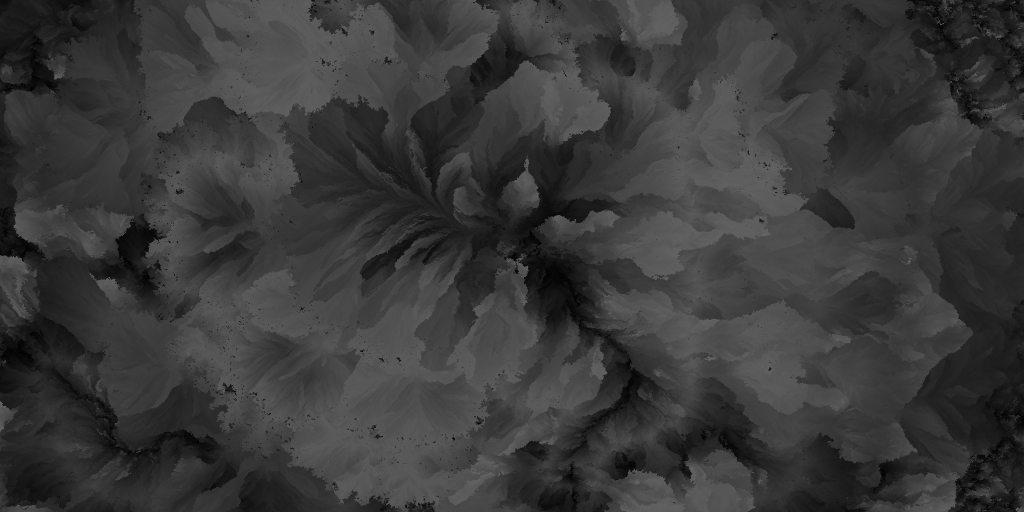
#> input picture L_component.png, 2048 x 1024 px (shown at 1/2 size)
$ jupyter execute --allow-errors 'Computer Vision_Assignment A  .ipynb'
#> lines starting #> are read from the running program, lines starting #| are printed output that depends on the picture
# 1 a) Read a RGB colour image (e.g. png) and display it.

-- For this I have used open cv, therefore imported cv2 for the same. For the purpose of plotting the image, we have used the library Matplotlib.  It gives an "object-oriented API" which embables plotting into applications with GUI toolkits.
-- The initial image that we read always reads a BRG file (get stored in this form), therefore we need to convert it to RGB.
-- I removed the numbered axis by simply calling: plt.axis("off").
-- Finally, I was able to achieve the desired result.

"Reference: https://opencv-python-tutroals.readthedocs.io/en/latest/py_tutorials/py_gui/py_image_display/py_image_display.html"

[cell 1]
import cv2
from matplotlib import pyplot as plt
#Reading an image
img = cv2.imread('image_2.png')
#> (the rest of this cell did not finish here and is left out)

# 1 b) Convert the RGB image into Lab colour system and display each component (L,a,b) as an gray level image.

-- LAB component acts very differently from that of RGB component. The basic and the most important difference between the two is that in LAB we have a dedicated channel only for the brightnes that is L, whereas the other two that is A & B acts as color component ranging from Green to Magent while the other serves as color component ranging from Blue to Yellow. This is different from RBG as all the channels encode information on brightens.
L - lightness
    100 = White
    50 = gray
    0 = Black
A – Cyan to magenta
    100 = Cyan
    0 = Neutral
    100 = Magenta
B – Blue to Yellow
    -100 = Blue
    0 = Neutral
    100 = yellow

"Reference: https://stackoverflow.com/questions/21210479/converting-from-rgb-to-lab-colorspace-any-insight-into-the-range-of-lab-val , https://www.learnopencv.com/color-spaces-in-opencv-cpp-python/"

[cell 2]
from skimage import io, color

# rgb2lab used for conversion
img = cv2.imread("image_2.png")
#> (the rest of this cell did not finish here and is left out)

# 1 c) Compute the spatial derivatives of the luminance component L in the horizontal and vertical direction using convolution by the derivatives of Gaussian filter. Display each these derivatives as grey level images.

-- Gaussian filters reduces the "rise and fall time". It is due to the fact that this filter have the least possible delay. It is said to be the ideal "frequency domain filter".
-- The function includes "convolution" of filter between the "kernal" and  "image".
-- The change in intensity is reflected by the gradient points.

"References: https://docs.opencv.org/2.4/modules/imgproc/doc/filtering.html, https://scipy.github.io/devdocs/tutorial/ndimage.html"

[cell 3]
import scipy
img = cv2.imread('L_component.png',0)
#> img is the input picture: shape (1024, 2048); min 0, max 100, mean 57.3
s = 1
w = 5
t = (((w - 1)/2)-0.5)/s
#Applying Gaussian filter
horizontal_direction = scipy.ndimage.filters.gaussian_filter1d(img, sigma = s, axis = 1, order = 1, truncate = t)
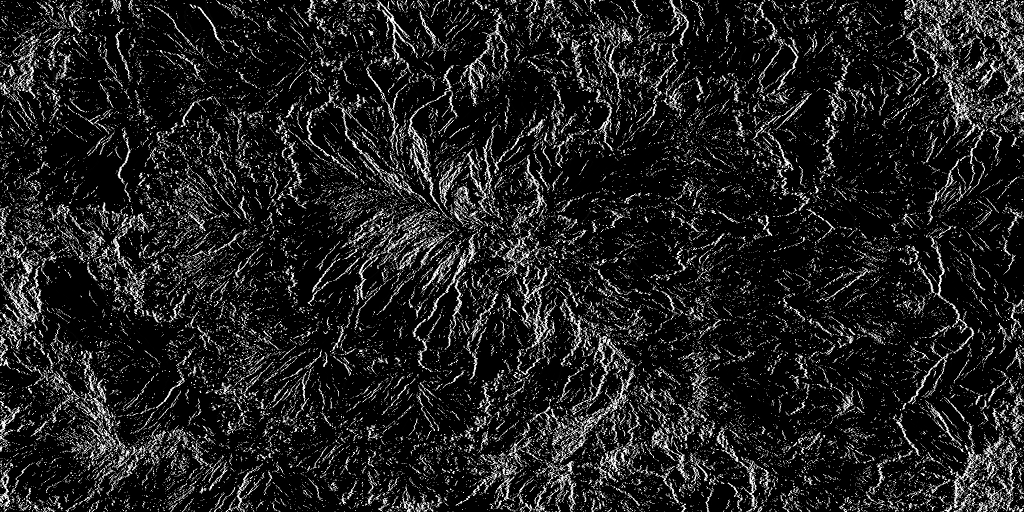
#> horizontal_direction: shape (1024, 2048) (shown at 1/2 size); min 0, max 255, mean 31.4
vertical_direction = scipy.ndimage.filters.gaussian_filter1d(img, sigma = s, axis = 0, order = 1, truncate = t)
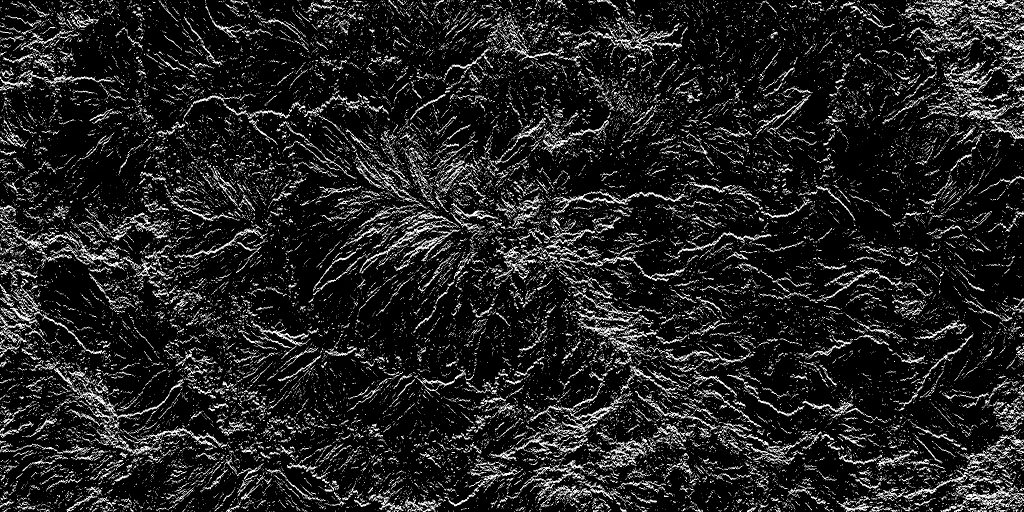
#> vertical_direction: shape (1024, 2048) (shown at 1/2 size); min 0, max 255, mean 33.7
#Ploting both the images
pict = plt.figure()
pict.add_subplot(1, 2, 1)
plt.axis("off")
plt.title("Spatial horizontal derivative")
plt.imshow(horizontal_direction, cmap = 'gray')
pict.add_subplot(1, 2, 2)
plt.axis("off")
plt.title("Spatial vertical derivative")
plt.imshow(vertical_direction, cmap = 'gray')

# 1d). Compute a 2D histogram with the chrominance component (a,b) and display the histogram as a grey image (heat map) and/or as a 3D surface (bar plot).

-- An image histogram is a "graphical representation" of the no. of pixels in an image as its intensity.
-- Histograms are made up of bins, each bin representing a certain intensity value range. The histogram is computed by examining all pixels in the image and assigning each to a bin depending on the pixel intensity.
-- We can say that a "2D-histogram" is merely a "gray-level" image.
-- The widely popular RGB is some that different from HSV as it helps to remove intensity and colour information.

"Reference: https://opencv-python-tutroals.readthedocs.io/en/latest/py_tutorials/py_imgproc/py_histograms/py_2d_histogram/py_2d_histogram.html, https://jakevdp.github.io/PythonDataScienceHandbook/04.05-histograms-and-binnings.html"

#> (a cell that did not finish here is left out)

[cell 5]
# Heatmap of 2D normally distributed data points
import numpy as np
import matplotlib
import matplotlib.pyplot as plt
# Define numbers of generated data points and bins per axis.
N_numbers = 100000
N_bins = 100
# set random seed
np.random.seed(0)
# Generate 2D normally distributed numbers.
x, y = np.random.multivariate_normal(
        mean = [0.0, 0.0],
        cov =  [[1.0, 0.4],
               [0.4, 0.25]],
        size = N_numbers
        ).T
# Constructing 2D histogram from data using the 'gray' colormap
#> (the rest of this cell did not finish here and is left out)

# 1 e) Using a part of the image to compute a 2D histogram model with the chrominance component (a,b), compute a back projection map with this model histogram in the target image.

-- The method of telling how good a pixels of a particular image "fit" the pixels distribution of histogram model is known as Back Projection.
-- In this approach we need to initially calculate the "histogram model" of a feature and then using the same, find the "feature" in the image.
-- I have used the function called "calcBackProject", here the chosen "channel" results are gathered of the selected image and which then find the corelated histograms bins.
-- ROI(Region of interest): is the set/group/cluster of image that is selected from the entire image.
-- I have used "getStructuringElement"- which returns an organized image of certain size for morphological functioning followed by filtering.

"Reference: https://docs.opencv.org/2.4/doc/tutorials/imgproc/histograms/back_projection/back_projection.html, https://docs.opencv.org/2.4/modules/imgproc/doc/filtering.html, https://docs.opencv.org/3.4/d4/d86/group__imgproc__filter.html#gac342a1bb6eabf6f55c803b09268e36dc, https://www.programcreek.com/python/example/89373/cv2.filter2D, https://www.programcreek.com/python/example/89381/cv2.getStructuringElement"

[cell 6]
import numpy as np
# Histogram calculation
#> (the rest of this cell did not finish here and is left out)

# 1 f) Perform histogram equalization using 1D histogram using the luminance L computed in 1.a. Display the resulting image with enhanced contrast.

-- This is a technique where in the contrast of the image is being enhanced. The "pixcel values" are magnified, and the same is done for the entire image.

"References: https://docs.opencv.org/3.4/d4/d1b/tutorial_histogram_equalization.html, https://stackoverflow.com/questions/31998428/opencv-python-equalizehist-colored-image, https://en.wikipedia.org/wiki/Histogram_equalization )"

#> (a cell that did not finish here is left out)

# 1 g) Evaluate the performance of these techniques with histograms

-- Histogram back projection was suggested by "Michael J. Swain, Dana H. Ballard". This is a technique that is used to address the question "Where are the colors in the image that belong to the object being looked for i.e. the target image?". This is an added features to 2D-Histogram and marks the "localization" problem.
-- One of the advantages of back projection is that it decreases "miss tracking" if an artile set foot in alike colored space in "video observation".
-- Histogram Back projection is added with "camshift algorithm".

-- Histogram equalization is a process to increase the contrast of an image thus helping in enhancement. It gives a a cut above image.
-- If Histogram equalization function is familiar then histogram can be recovered.
-- It gives best output with "cumulative distributive equalization".

"References: https://en.wikipedia.org/wiki/Histogram_equalization,https://theailearner.com/2019/04/18/histogram-backprojection/"

# 2 a) Compute the mean image and principal components for a set of images (e.g. use the training images of ‘5’ in the mnist dataset). Display the mean image and the first 2 principal components (associated with the highest eigenvalues).

-- PCA is an algorithm that is used draw out the critical characteristic of a dataset.
-- Our data can have a lot of variation and PCA helps us observe the path in which the data variation is the most. The "principal components" of set of data is the eigenvectors.
-- I have first used the MNIST dataset and look the first 500 values of the digit '4'.
-- The same is being saved at the local machine (as column vectors) then followed by removing the labels. The mean is then calculated and stored.The final dataset is achieved after substring the original withe the mean.
-- Covariance matrix is used to calculate the SVD to get the Eigen values.
-- The first result in the Eigen is used and displayed as the "First Principal component" followed by the second as the "Second Principal component"

"References: https://en.wikipedia.org/wiki/Principal_component_analysis, https://wellecks.wordpress.com/tag/eigenfaces/, https://rpubs.com/sandipan/191975"

[cell 8]
#MNIST data for digit '4'
from numpy import genfromtxt
dataset = genfromtxt('Dataset_MNIST.csv', delimiter=',')
#Removing the lable
dmean = dataset[:,1:]
#Collecting mean
nmean = np.mean(dmean, 0)
nmean_reshape = nmean.reshape(28,28)
#Subsracting the test image
dfinal = dmean - nmean
#Singular Value Decomposition
U, S, V = np.linalg.svd(dfinal.transpose(), full_matrices = False)
#Eigen digits
eigen_d = U.T
#Plotting image
plt.title("Mean image")
plt.imshow(nmean_reshape, cmap = 'gray')
#Saving the Mean image
filename = 'Mean_image.png'
cv2.imwrite("image_mean.png", nmean_reshape)
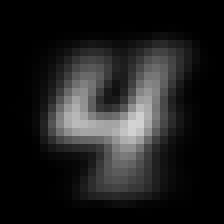
#> saved as image_mean.png: shape (28, 28) (shown 8 times larger); min 0, max 211, mean 30.6
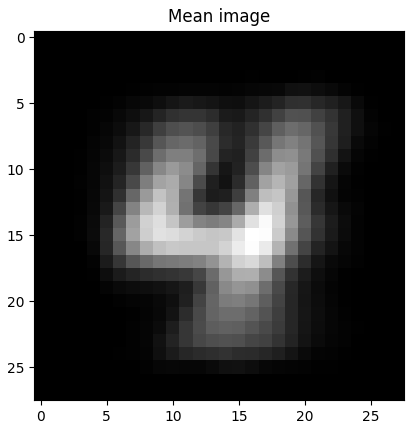
#> figure drawn by matplotlib, 1 panel

[cell 9]
# Principe components
f = plt.figure()
f.add_subplot(1, 2, 1)
pcomponeent_first = eigen_d[1].reshape(28,28)
plt.title("First Principal components")
plt.imshow(pcomponeent_first, cmap = 'gray')

f.add_subplot(1, 2, 2)
pcomponeent_second = eigen_d[2].reshape(28,28)
plt.title("Second Principal components")
plt.imshow(pcomponeent_second, cmap = 'gray')
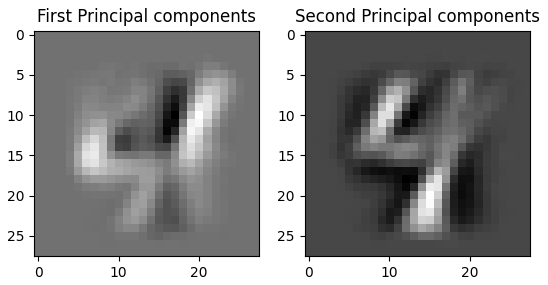
#> figure drawn by matplotlib, 2 panels

# 2 b) Compute and display the reconstructions of a test image using the mean image and with p principal components associated with the p highest eigenvalues with p=10 and p=50.

-- In this I have displayed the Principal Component with p = 10, 50 and 450. As the value of p increase the image becomes much more sharper.

"Reference: https://www.programcreek.com/python/example/5434/numpy.diag"

[cell 10]
#Displing the Reconstructions
w = np.dot(dfinal, U)
p = 10
rimage = nmean + np.dot(w[1, 0:p], U[:, 0:p].T)
image_reconstruct = rimage.reshape(28,28)
plt.imshow(image_reconstruct, cmap = 'gray')
plt.axis('off')
plt.title(["Principal Component =",p])
plt.show()
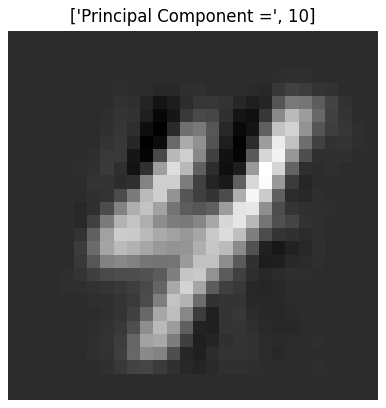
#> figure drawn by matplotlib, 1 panel
p = 50
rimage = nmean + np.dot(w[1, 0:p], U[:, 0:p].T)
image_reconstruct = rimage.reshape(28,28)
plt.imshow(image_reconstruct, cmap= 'gray')
plt.axis('off')
plt.title(["Principal Component =",p])
plt.show()
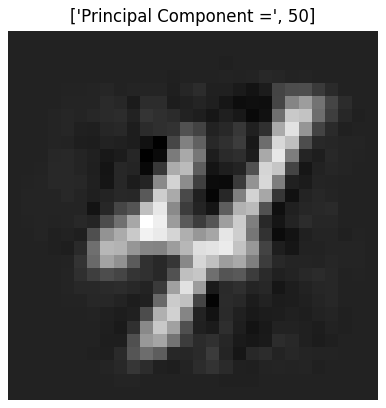
#> figure drawn by matplotlib, 1 panel
p = 450
rimage = nmean + np.dot(w[1, 0:p], U[:, 0:p].T)
image_reconstruct = rimage.reshape(28,28)
plt.imshow(image_reconstruct, cmap= 'gray')
plt.axis('off')
plt.title(["Principal Component =",p])
plt.show()
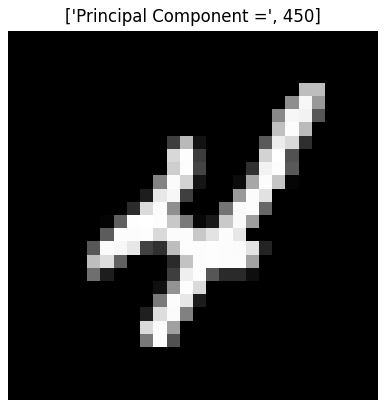
#> figure drawn by matplotlib, 1 panel
#cv2.imwrite("image_eigen50.png", recon)

# 2 c) Compute and display a DFFS (distance-from feature-space) and SSD (sum-of-square-differences) heat maps for detection using your PCA representation of a MNIST number. For the test image, use a composite image made of MNIST test images.

-- A test image is being taken and read for this task. Then the Mean image that I got as result of question 2a is used for matching template.  The result is displayed us gray image.
-- "cv2.matchTemplate" is used for this purpose.

[cell 11]
import cv2
cimage = cv2.imread('rachit_composite_test.png',0)
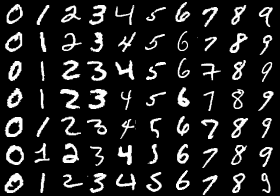
#> input picture rachit_composite_test.png, 280 x 196 px
#> cimage is the input picture: shape (196, 280); min 0, max 255, mean 32.6
plt.imshow(cimage, cmap = 'gray')
plt.show()

image_mean= cv2.imread('image_mean.png',0)
result = cv2.matchTemplate(cimage,image_mean,cv2.TM_SQDIFF)
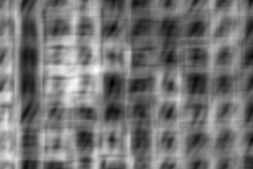
#> result: shape (169, 253) float32; min 1779704, max 12153790, mean 6487431; drawn with min black and max white
plt.imshow(result, cmap = 'gray')
plt.show()

image_eigen50= cv2.imread('image_eigen50.png',0)
#> (the rest of this cell did not finish here and is left out)
